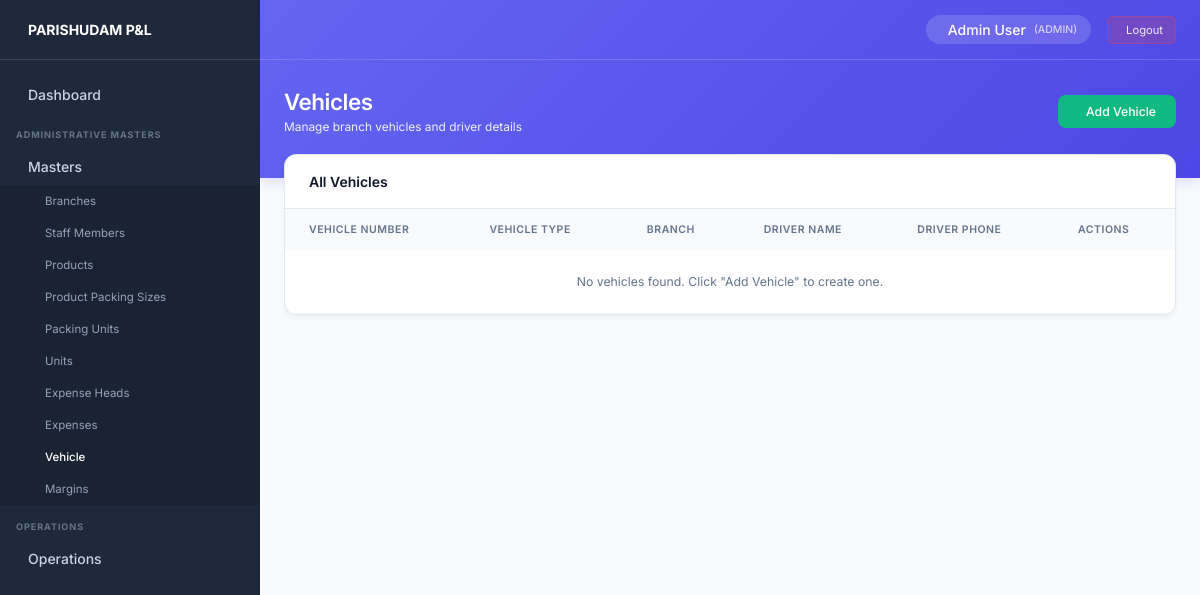
/vehicles/ (signed in), run on an earlier commit of the app's database.
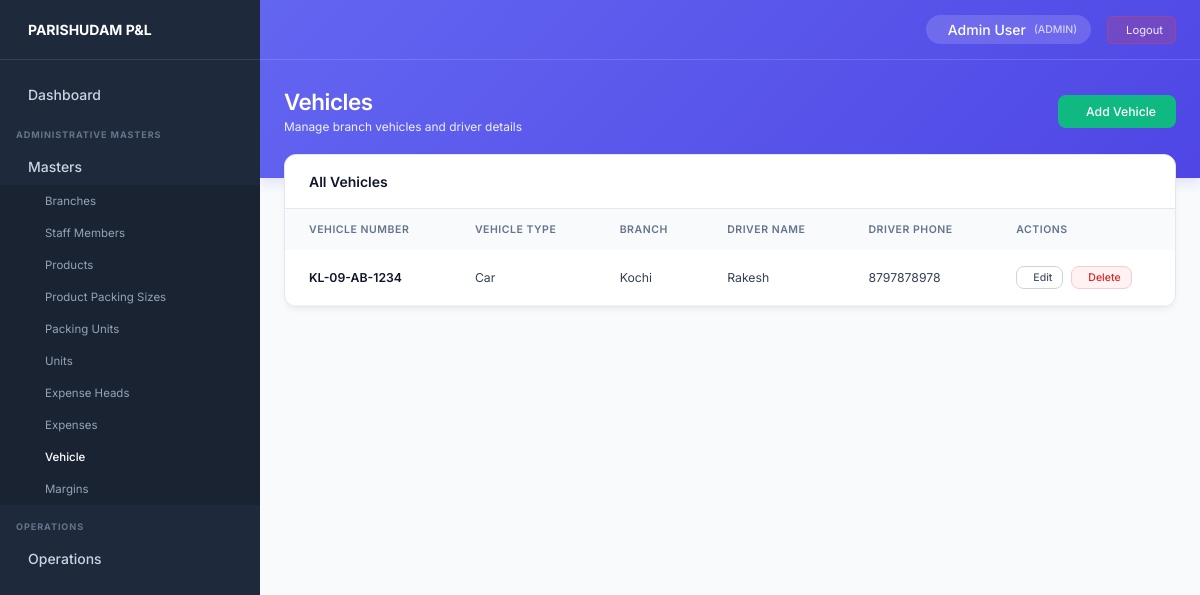
And on a later commit of the database.
### core/models.py (models this page shows, shortened)
class Vehicle(models.Model):
    vehicle_number = models.CharField(max_length=50, unique=True)
    vehicle_type = models.CharField(max_length=100)
    branch = models.ForeignKey(Branch, on_delete=models.PROTECT, related_name='vehicles')
    driver_name = models.CharField(max_length=150)
    driver_phone = models.CharField(max_length=15)
    created_at = models.DateTimeField(auto_now_add=True)
    updated_at = models.DateTimeField(auto_now=True)

class Branch(models.Model):
    STATUS_CHOICES = (
        ('active', 'Active'),
        ('inactive', 'Inactive'),
    )
    branch_code = models.CharField(max_length=20, blank=True, null=True)
    name = models.CharField(max_length=100)
    address = models.TextField(blank=True)
    phone = models.CharField(max_length=20, blank=True)
    status = models.CharField(max_length=10, choices=STATUS_CHOICES, default='active')
    created_at = models.DateTimeField(auto_now_add=True)
    updated_at = models.DateTimeField(auto_now=True)
    class Meta:
        verbose_name_plural = "Branches"
        ordering = ['name']

### core/views.py (the view)
# urls.py: path('vehicles/', vehicle_list_view, name='vehicle_list'),
@login_required
def vehicle_list_view(request):
    if not request.user.profile.is_admin:
        messages.error(request, "Permission denied.")
        return redirect('dashboard')
    vehicles = Vehicle.objects.select_related('branch').all()
    return render(request, 'vehicles/vehicle_list.html', {'vehicles': vehicles})

### core/models.py (called while the page is built)
    @property
    def is_admin(self):
        return self.role == 'ADMIN' or self.user.is_superuser

### templates/vehicles/vehicle_list.html (shortened to what this page needs)
{% extends 'base.html' %}
{% block page_title %}Vehicles{% endblock %}
{% block page_subtitle %}Manage branch vehicles and driver details{% endblock %}
{% block header_actions %}
<a href="{% url 'vehicle_create' %}" class="btn-success">
     Add Vehicle
</a>
{% endblock %}
{% block content %}
<div class="list-container">
    <div class="list-header">
        <h3 style="font-size: 1rem; font-weight: 600; color: #0f172a;">All Vehicles</h3>
    </div>
    <table class="premium-table">
        <thead>
            <tr>
                <th>Vehicle Number</th>
                <th>Vehicle Type</th>
                <th>Branch</th>
                <th>Driver Name</th>
                <th>Driver Phone</th>
                <th>Actions</th>
            </tr>
        </thead>
        <tbody>
            {% for vehicle in vehicles %}
            <tr>
                <td style="font-weight: 600; color: #0f172a;">
                    {{ vehicle.vehicle_number }}
                </td>
                <td>{{ vehicle.vehicle_type }}</td>
                <td>{{ vehicle.branch.name }}</td>
                <td>{{ vehicle.driver_name }}</td>
                <td>{{ vehicle.driver_phone }}</td>
                <td>
                    <div style="display: flex; gap: 8px;">
                        <a href="{% url 'vehicle_edit' vehicle.id %}"
                           class="btn-secondary"
                           style="padding: 4px 10px; font-size: 0.75rem;">
                             Edit
                        </a>
                        <a href="{% url 'vehicle_delete' vehicle.id %}"
                           class="btn-secondary"
                           style="padding: 4px 10px; font-size: 0.75rem; color: #dc2626; border-color: #fecaca; background: #fef2f2;"
                           onclick="return confirm('Are you sure you want to delete this vehicle?');">
                             Delete
                        </a>
                    </div>
                </td>
            </tr>
            {% empty %}
            <tr>
                <td colspan="6" style="text-align: center; color: #64748b; padding: 24px;">
                    No vehicles found. Click "Add Vehicle" to create one.
                </td>
            </tr>
            {% endfor %}
        </tbody>
    </table>
</div>
{% endblock %}

What changed in the data, as far as the page shows it:
added Vehicle: vehicle_number "KL-09-AB-1234", vehicle_type "Car", branch.name "Kochi", driver_name "Rakesh", driver_phone "8797878978"
Also different on the page:
text no longer shown: "No vehicles found. Click \"Add Vehicle\" to create one."
